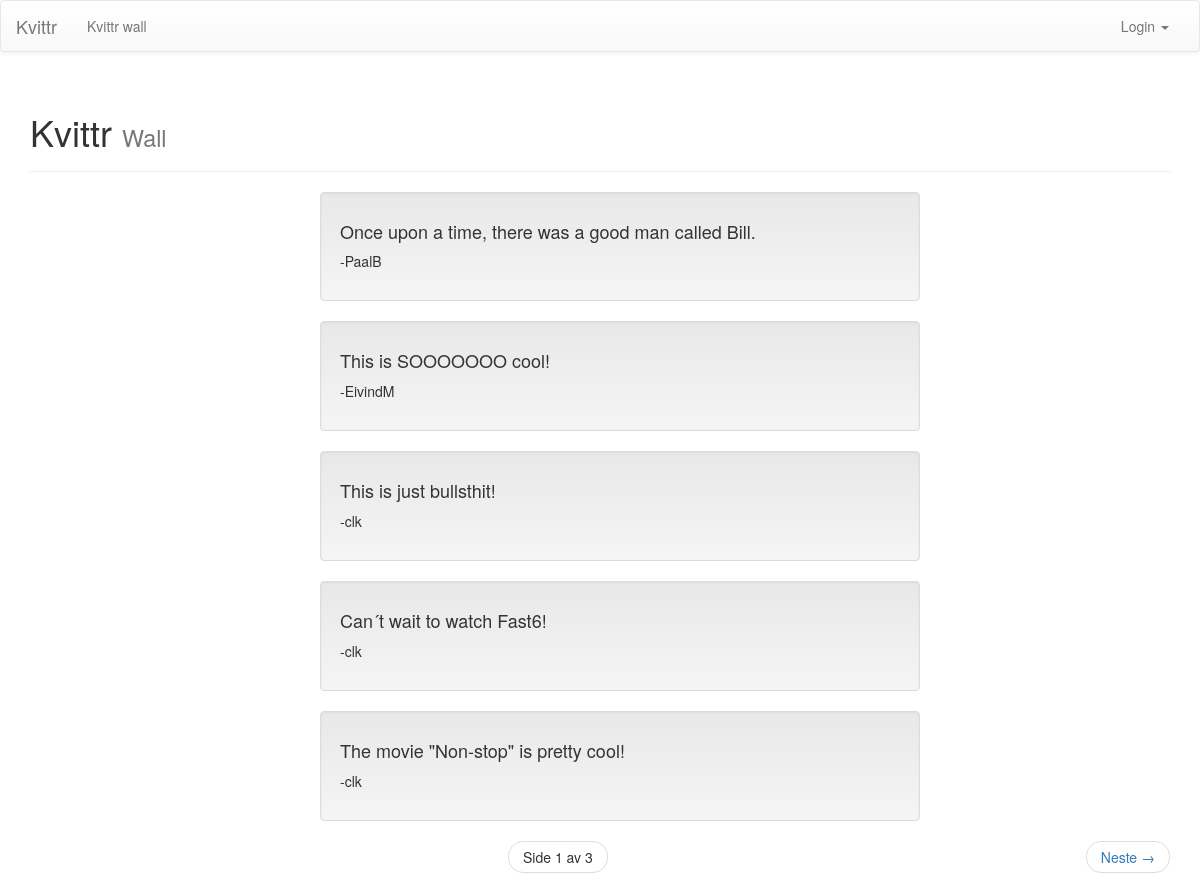
The page /kvittr_messages/ on the database as committed earlier.
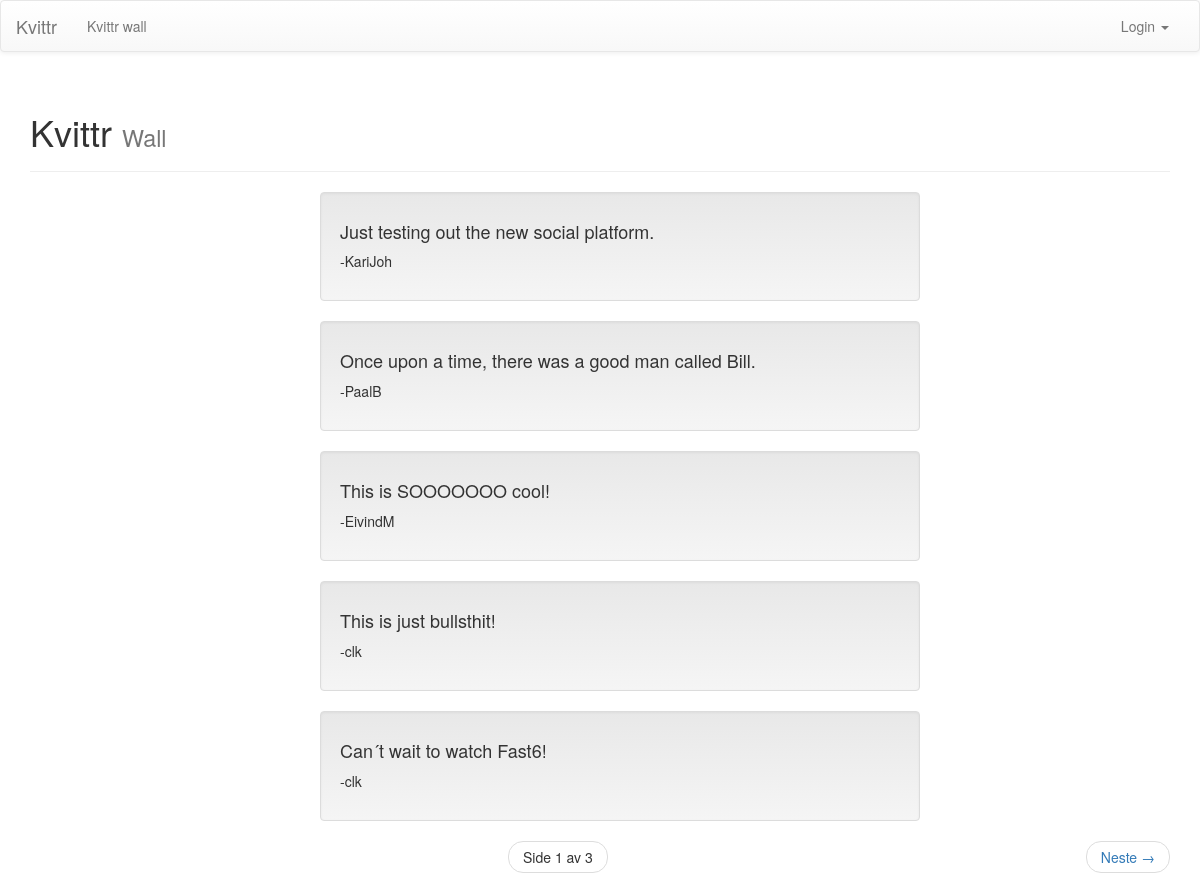
The same page on the database as committed later.
### kvittr_messages/models.py (models this page shows, shortened)
class Message(models.Model):
	message = models.TextField()
	created_by = models.ForeignKey(User, related_name="created_message")
	created_datetime = models.DateTimeField()
	likes = models.PositiveIntegerField(default=0)
	class Meta:
		ordering = ['-id']

### kvittr_messages/views.py (the view)
def message_listing(request):
	new_post = request.POST.get('new_post')
	if new_post:
		post = Message()
		post.message = new_post
		post.created_datetime = timezone.now()
		post.created_by = request.user
		post.save()
	messages = Message.objects.all()
	page_number = request.GET.get('page')
	paginator = Paginator(messages, 5)
	try:
		messages = paginator.page(page_number)
	except PageNotAnInteger:
		messages = paginator.page(1)
	except EmptyPage:
		messages = paginator.page(paginator.num_pages)
	context = {'messages': messages}
	return render(request, 'kvittr_messages/message_listing.html', context)

### kvittr_messages/templates/kvittr_messages/message_listing.html (shortened to what this page needs)
{% extends 'theme/base.html' %}
{% block subheader %} Wall {% endblock %}
{% block pagecontent %}
        <ul>
        {% for message in messages %}
            <li class="well" style="list-style:none; width: 600px; margin-left: auto; margin-right: auto;">
                <h4>{{ message.message }}</h4>
                <p> -{{ message.created_by }} </p>
            </li>
        {% endfor %}
        </ul>
    <nav>
        <ul class="pager">
                <li>
                    <span class="current">
                        Side {{ messages.number }} av {{ messages.paginator.num_pages }}
                    </span>
                </li>
            {% if messages.has_next %}
                <li class="next">
                    <a href="?page={{ messages.next_page_number }}">
                        Neste <span aria-hidden="true"> &rarr; </span>
                    </a>
                </li>
            {% endif %}
        </ul>
    </nav>
{% endblock %}

### theme/templates/theme/base.html (shortened to what this page needs)
{% extends 'theme/site_base.html'%}
{% block body %}
    <nav class="navbar navbar-default" role="navigation">
      <div class="container-fluid">
        <div class="navbar-header">
          <a class="navbar-brand" href="{% url 'frontpage' %}">Kvittr</a>
        </div>
        <div class="collapse navbar-collapse" id="bs-example-navbar-collapse-1">
          <ul class="nav navbar-nav">
            <li>
                <a href="{% url 'message_listing' %}">Kvittr wall</a>
            </li>
          </ul>
          <ul class="nav navbar-nav navbar-right">
          {% if user.is_anonymous %}
                <li class="dropdown">
                  <a href="#" class="dropdown-toggle" data-toggle="dropdown">Login <span class="caret"></span></a>
                </li>
          {% endif %}
          </ul>
        </div>
      </div>
    </nav>
    <div class="container">
        <div class="page-header">
            <h1>Kvittr <small>{% block subheader %}{% endblock %}</small></h1>
        </div>
        {% block pagecontent %}
        {% endblock %}
    </div>
{% endblock body %}

### theme/templates/theme/site_base.html (shortened to what this page needs)
{% load staticfiles %}
<!DOCTYPE html>
<html lang="en">
  <head>
    <link rel="stylesheet" href="https://maxcdn.bootstrapcdn.com/bootstrap/3.2.0/css/bootstrap.min.css">
    <link rel="stylesheet" href="https://maxcdn.bootstrapcdn.com/bootstrap/3.2.0/css/bootstrap-theme.min.css">
  </head>
  <body>
    {% block body %}
    {% endblock body %}
  </body>
  </html>

Rows that differ between the two databases and show on the page:
no longer on this page (row unchanged): Message: message "The movie \"Non-stop\" is pretty cool!", created_by "clk"
added Message: message "Just testing out the new social platform.", created_by "KariJoh"
